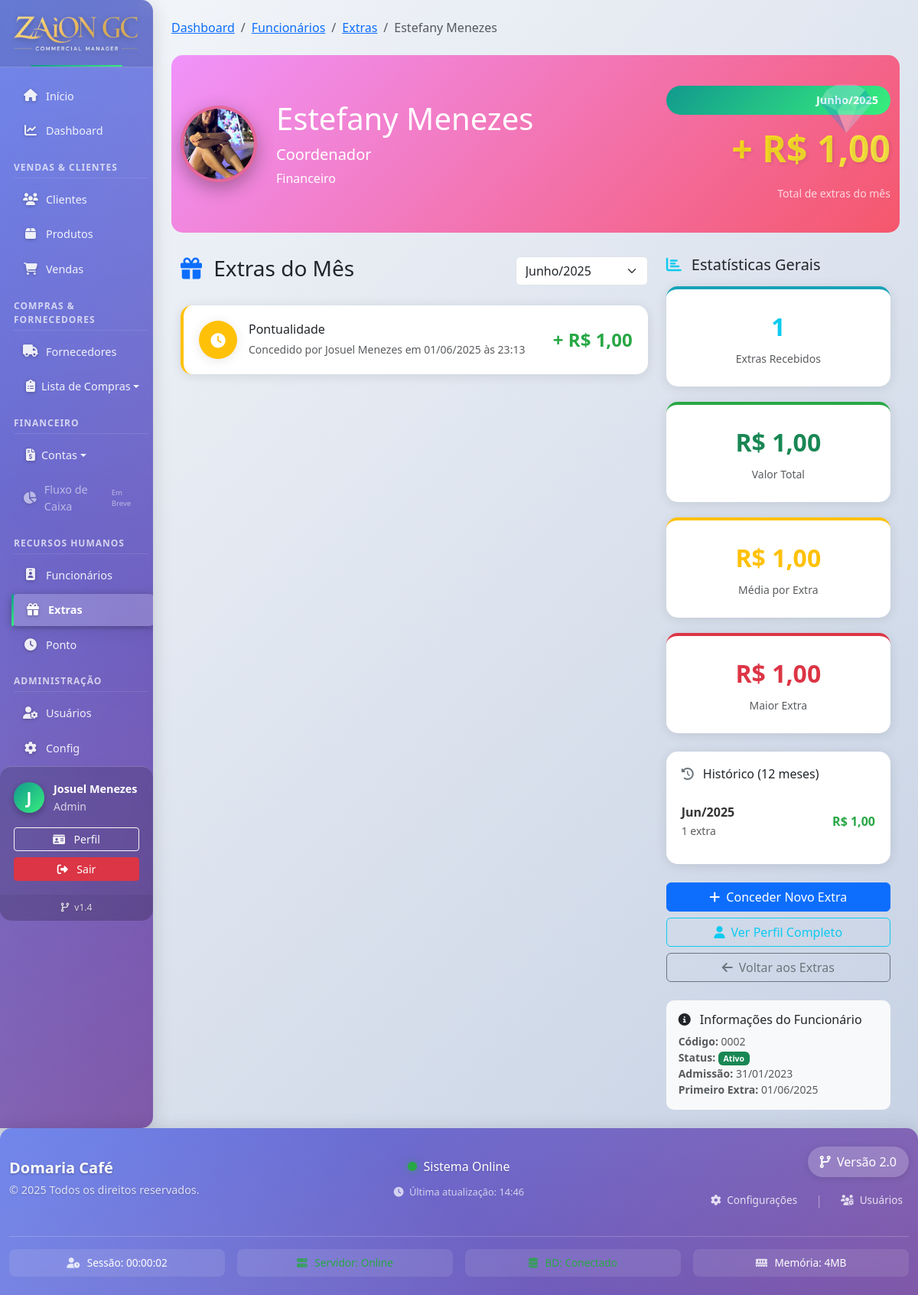
Screenshot of /funcionarios/extras_detalhes.php?funcionario_id=2&mes=2025-06 (signed in) with the database file from the repository.
### tables this page shows
CREATE TABLE `funcionarios` (
  `id` int NOT NULL,
  `codigo` varchar(10) DEFAULT NULL,
  `nome` varchar(100) NOT NULL,
  `cpf` varchar(14) DEFAULT NULL,
  `rg` varchar(20) DEFAULT NULL,
  `cargo` varchar(50) DEFAULT NULL,
  `departamento` varchar(50) DEFAULT NULL,
  `salario` decimal(10,2) DEFAULT NULL,
  `data_admissao` date DEFAULT NULL,
  `data_demissao` date DEFAULT NULL,
  `telefone` varchar(15) DEFAULT NULL,
  `email` varchar(100) DEFAULT NULL,
  `endereco` text,
  `foto` varchar(255) DEFAULT NULL,
  `status` enum('ativo','inativo','ferias','licenca') DEFAULT NULL,
  `horario_entrada` time DEFAULT '08:00:00',
  `horario_saida` time DEFAULT '18:00:00',
  `created_at` timestamp NULL DEFAULT CURRENT_TIMESTAMP,
  `updated_at` timestamp NULL DEFAULT CURRENT_TIMESTAMP ON UPDATE CURRENT_TIMESTAMP
);

CREATE TABLE `funcionarios_extras` (
  `id` int NOT NULL,
  `funcionario_id` int NOT NULL,
  `extra_tipo_id` int NOT NULL,
  `valor` decimal(10,2) NOT NULL,
  `mes_referencia` date NOT NULL,
  `observacao` text,
  `concedido_por` int NOT NULL,
  `concedido_em` timestamp NULL DEFAULT CURRENT_TIMESTAMP,
  `senha_verificada` tinyint(1) DEFAULT '0',
  `created_at` timestamp NULL DEFAULT CURRENT_TIMESTAMP
);

CREATE TABLE `extras_tipos` (
  `id` int NOT NULL,
  `nome` varchar(100) NOT NULL,
  `descricao` text,
  `valor_padrao` decimal(10,2) DEFAULT '0.00',
  `cor` varchar(7) DEFAULT '#28a745',
  `icone` varchar(50) DEFAULT 'fas fa-star',
  `ativo` tinyint(1) DEFAULT '1',
  `created_at` timestamp NULL DEFAULT CURRENT_TIMESTAMP,
  `updated_at` timestamp NULL DEFAULT CURRENT_TIMESTAMP ON UPDATE CURRENT_TIMESTAMP
);

CREATE TABLE `usuarios` (
  `id` int NOT NULL,
  `nome` varchar(100) NOT NULL,
  `email` varchar(100) NOT NULL,
  `senha` varchar(255) NOT NULL,
  `nivel_acesso` enum('admin','gerente','vendedor','cliente') NOT NULL DEFAULT 'cliente',
  `cliente_id` int DEFAULT NULL,
  `ativo` tinyint(1) NOT NULL DEFAULT '1',
  `data_criacao` datetime NOT NULL DEFAULT CURRENT_TIMESTAMP,
  `ultimo_acesso` datetime DEFAULT NULL
);

### funcionarios/extras_detalhes.php (the view, shortened to what the rows shown need)
<?php
require_once '../config/database.php';
$funcionario_id = (int)($_GET['funcionario_id'] ?? 0);
$mes_selecionado = $_GET['mes'] ?? date('Y-m');
try {
    $sql_func = "SELECT * FROM funcionarios WHERE id = ?";
    $stmt_func = $conn->prepare($sql_func);
    $stmt_func->bind_param("i", $funcionario_id);
    $stmt_func->execute();
    $result_func = $stmt_func->get_result();
    $funcionario = $result_func->fetch_assoc();
    $sql_extras = "SELECT fe.*, et.nome as tipo_nome, et.cor, et.icone,
                          u.nome as concedido_por_nome
                   FROM funcionarios_extras fe
                   JOIN extras_tipos et ON fe.extra_tipo_id = et.id
                   LEFT JOIN usuarios u ON fe.concedido_por = u.id
                   WHERE fe.funcionario_id = ?
                   AND DATE_FORMAT(fe.mes_referencia, '%Y-%m') = ?
                   ORDER BY fe.concedido_em DESC";
    $stmt_extras = $conn->prepare($sql_extras);
    $stmt_extras->bind_param("is", $funcionario_id, $mes_selecionado);
    $stmt_extras->execute();
    $extras = $stmt_extras->get_result()->fetch_all(MYSQLI_ASSOC);
    $sql_stats_count = "SELECT COUNT(*) as total FROM funcionarios_extras WHERE funcionario_id = ?";
    $stmt_count = $conn->prepare($sql_stats_count);
    $stmt_count->bind_param("i", $funcionario_id);
    $stmt_count->execute();
    $count_result = $stmt_count->get_result();
    $total_extras_recebidos = $count_result->fetch_assoc()['total'];
    $sql_stats_sum = "SELECT SUM(valor) as total FROM funcionarios_extras WHERE funcionario_id = ?";
    $stmt_sum = $conn->prepare($sql_stats_sum);
    $stmt_sum->bind_param("i", $funcionario_id);
    $stmt_sum->execute();
    $sum_result = $stmt_sum->get_result();
    $total_valor_recebido = $sum_result->fetch_assoc()['total'] ?? 0;
    $sql_stats_max = "SELECT MAX(valor) as maximo FROM funcionarios_extras WHERE funcionario_id = ?";
    $stmt_max = $conn->prepare($sql_stats_max);
    $stmt_max->bind_param("i", $funcionario_id);
    $stmt_max->execute();
    $max_result = $stmt_max->get_result();
    $maior_extra = $max_result->fetch_assoc()['maximo'] ?? 0;
    $sql_stats_first = "SELECT MIN(concedido_em) as primeiro FROM funcionarios_extras WHERE funcionario_id = ?";
    $stmt_first = $conn->prepare($sql_stats_first);
    $stmt_first->bind_param("i", $funcionario_id);
    $stmt_first->execute();
    $first_result = $stmt_first->get_result();
    $primeiro_extra = $first_result->fetch_assoc()['primeiro'];
    $stats = [
        'total_extras_recebidos' => $total_extras_recebidos,
        'total_valor_recebido' => $total_valor_recebido,
        'media_por_extra' => $total_extras_recebidos > 0 ? ($total_valor_recebido / $total_extras_recebidos) : 0,
        'maior_extra' => $maior_extra,
        'primeiro_extra' => $primeiro_extra
    ];
} catch (Exception $e) {
    $_SESSION['msg'] = "Erro ao buscar dados: " . $e->getMessage();
    $_SESSION['msg_type'] = "danger";
    header("Location: extras.php");
    exit;
}
function stringToColor($str) {
    $hash = 0;
    for ($i = 0; $i < strlen($str); $i++) {
        $hash = ord($str[$i]) + (($hash << 5) - $hash);
    }
    $hue = abs($hash) % 360;
    return "hsl($hue, 70%, 50%)";
}
include_once '../includes/header.php';
?>
<nav aria-label="breadcrumb" class="mb-4">
    <ol class="breadcrumb">
        <li class="breadcrumb-item"><a href="../dashboard.php">Dashboard</a></li>
        <li class="breadcrumb-item"><a href="listar.php">Funcionários</a></li>
        <li class="breadcrumb-item"><a href="extras.php">Extras</a></li>
        <li class="breadcrumb-item active"><?php echo htmlspecialchars($funcionario['nome']); ?></li>
    </ol>
</nav>
<div class="profile-header">
    <div class="container">
        <div class="row align-items-center">
            <div class="col-md-8">
                <div class="d-flex align-items-center">
                    <div class="funcionario-avatar" style="background: <?php echo stringToColor($funcionario['nome']); ?>;">
                        <?php if (!empty($funcionario['foto']) && file_exists('../' . $funcionario['foto'])): ?>
                            <img src="../<?php echo htmlspecialchars($funcionario['foto']); ?>" alt="Foto">
                        <?php else: ?>
                            <?php echo strtoupper(substr($funcionario['nome'], 0, 1)); ?>
                        <?php endif; ?>
                    </div>
                    <div>
                        <h1 class="mb-2"><?php echo htmlspecialchars($funcionario['nome']); ?></h1>
                        <p class="mb-1 fs-5"><?php echo htmlspecialchars($funcionario['cargo']); ?></p>
                        <p class="mb-0"><?php echo htmlspecialchars($funcionario['departamento']); ?></p>
                    </div>
                </div>
            </div>
        </div>
    </div>
</div>
<div class="container">
    <div class="row">
        <div class="col-lg-8">
            <?php if (!empty($extras)): ?>
                <?php foreach ($extras as $extra): ?>
                    <div class="extra-item" style="border-left-color: <?php echo $extra['cor']; ?>;">
                        <div class="d-flex align-items-center">
                            <div class="extra-icon" style="background-color: <?php echo $extra['cor']; ?>;">
                                <i class="<?php echo $extra['icone']; ?>"></i>
                            </div>
                            <div class="flex-grow-1">
                                <h6 class="mb-1"><?php echo htmlspecialchars($extra['tipo_nome']); ?></h6>
                                <small class="text-muted">
                                    Concedido por <?php echo htmlspecialchars($extra['concedido_por_nome'] ?? 'Sistema'); ?>
                                    em <?php echo date('d/m/Y \à\s H:i', strtotime($extra['concedido_em'])); ?>
                                </small>
                            </div>
                            <div class="text-end">
                                <div class="extra-valor">
                                    + R$ <?php echo number_format($extra['valor'], 2, ',', '.'); ?>
                                </div>
                            </div>
                        </div>
                    </div>
                <?php endforeach; ?>
            <?php endif; ?>
        </div>
        <div class="col-lg-4">
            <div class="mb-4">
                <div class="stats-card valor-total">
                    <div class="stats-number text-success">
                        R$ <?php echo number_format($stats['total_valor_recebido'], 2, ',', '.'); ?>
                    </div>
                    <small class="text-muted">Valor Total</small>
                </div>
                <div class="stats-card maior-extra">
                    <div class="stats-number text-danger">
                        R$ <?php echo number_format($stats['maior_extra'], 2, ',', '.'); ?>
                    </div>
                    <small class="text-muted">Maior Extra</small>
                </div>
            </div>
            <div class="mt-4 p-3" style="background: #f8f9fa; border-radius: 10px;">
                <h6 class="mb-2">
                    <i class="fas fa-info-circle me-2"></i>
                    Informações do Funcionário
                </h6>
                <small class="text-muted d-block">
                    <strong>Código:</strong> <?php echo htmlspecialchars($funcionario['codigo']); ?>
                </small>
                <small class="text-muted d-block">
                    <strong>Status:</strong>
                    <span class="badge bg-<?php echo $funcionario['status'] == 'ativo' ? 'success' : 'secondary'; ?>">
                        <?php echo ucfirst($funcionario['status']); ?>
                    </span>
                </small>
                <?php if (!empty($funcionario['data_admissao'])): ?>
                    <small class="text-muted d-block">
                        <strong>Admissão:</strong> <?php echo date('d/m/Y', strtotime($funcionario['data_admissao'])); ?>
                    </small>
                <?php endif; ?>
                <?php if ($stats['primeiro_extra']): ?>
                    <small class="text-muted d-block">
                        <strong>Primeiro Extra:</strong> <?php echo date('d/m/Y', strtotime($stats['primeiro_extra'])); ?>
                    </small>
                <?php endif; ?>
            </div>
        </div>
    </div>
</div>
<?php
include_once '../includes/footer.php';
?>

### rows the page displays
funcionarios: nome "Estefany Menezes", foto (picture), cargo "Coordenador", departamento "Financeiro", codigo "0002", status "Ativo", data_admissao "31/01/2023"
funcionarios_extras: extra_tipo.nome "Pontualidade", concedido_por.nome "Josuel Menezes", concedido_em "01/06/2025 às 23:13", valor "1,00"

### other values shown
substr($_SESSION['usuario_nome'] ?? 'U', 0, 1) "J"
$_SESSION['usuario_nome'] "Josuel Menezes"
$_SESSION['nivel_acesso'] "Admin"
$versao_sistema "1.4"
$total_extras_mes "1,00"
$stats['total_extras_recebidos'] "1"
$stats['media_por_extra'] "1,00"
formatarMesAbrevPT($mes_hist['mes'] . '-01') "Jun/2025"
$mes_hist['quantidade'] "1"
$mes_hist['total'] "1,00"
date('d/m/Y', strtotime($stats['primeiro_extra'])) "01/06/2025"
$empresa_nome "Domaria Café"
$versao_sistema "2.0"
memory_get_usage(true) / 1024 / 1024 "4"
form field value "Junho/2025"
